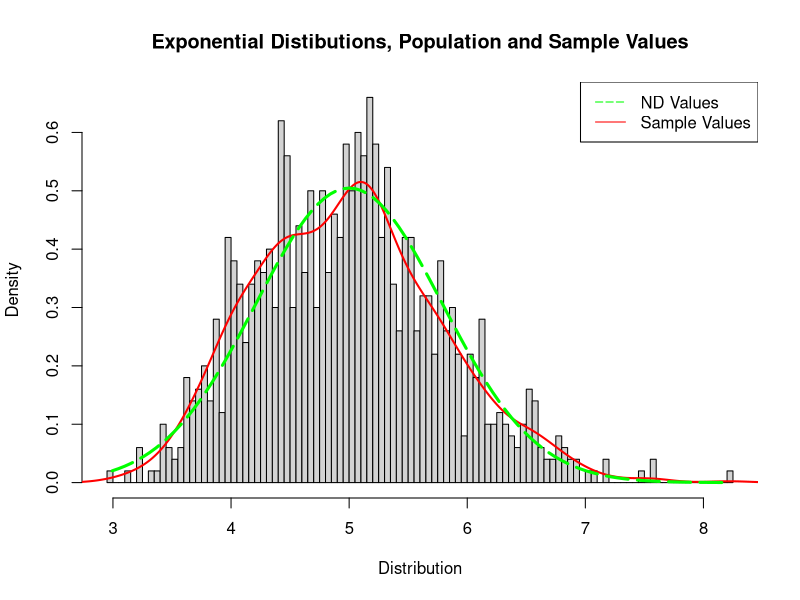
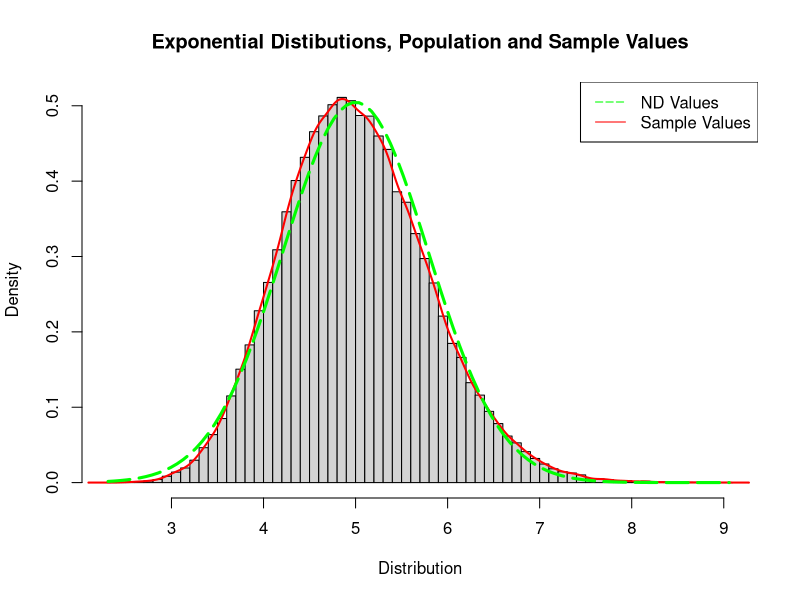

The R source for these figures, in order:
## ---- chunk 1
knitr::opts_chunk$set(echo = TRUE)
## ---- chunk 2
set.seed(0)
lambda <- 0.2
nosim <- 1000
n <- 40
## ---- chunk 3
generate <- function(iter, avgs, lambda) {
	mns = NULL
	for(i in 1:iter) {mns = c(mns, mean(rexp(avgs, lambda)))}
	mns
}
## ---- chunk 4
data <- generate(nosim, n, lambda)
mu <- 1/lambda
X <- mean(data)
print(mu); print(X)
## ---- chunk 5
sigma <- 1/lambda
var_pop <- sigma^2/n #theoretical variance
var_s <- var(data) #sample variance
print(var_pop); print(var_s)
## ---- chunk 6
hist(data,
	breaks=75,
	prob=TRUE,
	main="Exponential Distibutions, Population and Sample Values",
	xlab="Distribution"
)
lines(density(data), lwd=2, col="red")
xfit <- seq(min(data), max(data), length = 100)
yfit <- dnorm(xfit, mean = 1/lambda, sd = (1/lambda/sqrt(n)))	
lines(xfit, yfit, lwd=3, col="green", lty=5)
legend("topright", 
	c("ND Values", "Sample Values"),
	lty=c(5,1),
	col = c("green", "red")
)
## ---- chunk 7
data <- generate(100000, n, lambda)

hist(data,
	breaks=75,
	prob=TRUE,
	main="Exponential Distibutions, Population and Sample Values",
	xlab="Distribution"
)
lines(density(data), lwd=2, col="red")
xfit <- seq(min(data), max(data), length = 100)
yfit <- dnorm(xfit, mean = 1/lambda, sd = (1/lambda/sqrt(n)))	
lines(xfit, yfit, lwd=3, col="green", lty=5)
legend("topright", 
	c("ND Values", "Sample Values"),
	lty=c(5,1),
	col = c("green", "red")
)
